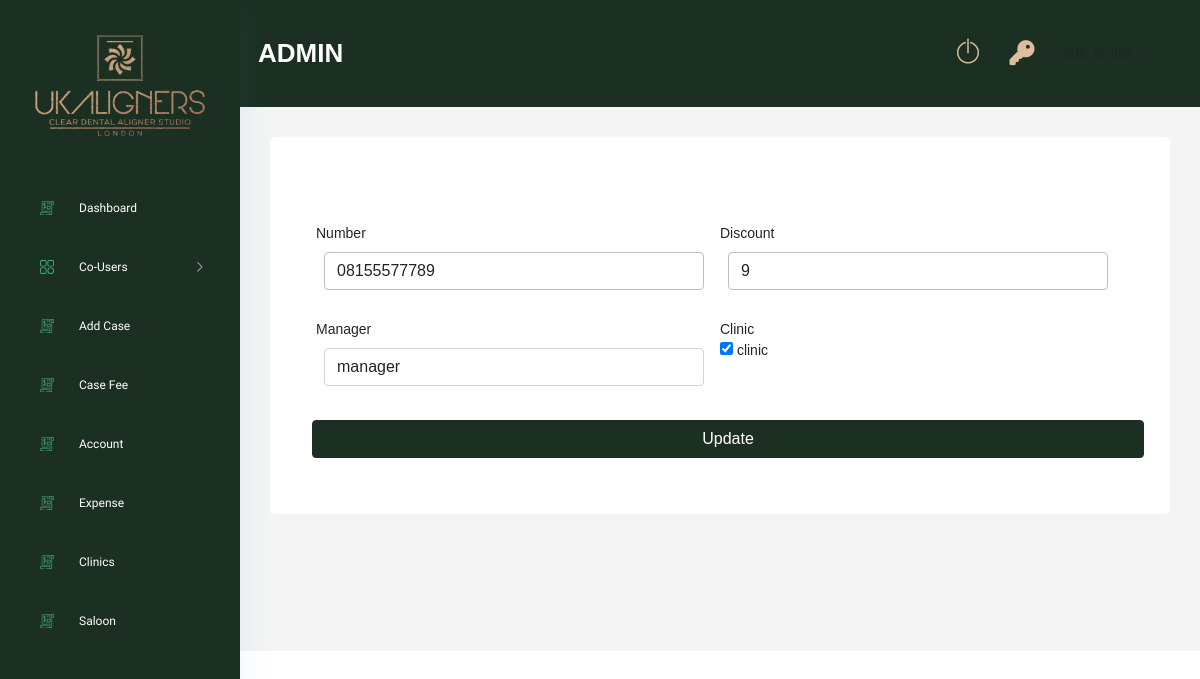
The page /edit-dentist/23/ (signed in) on the database as committed earlier.
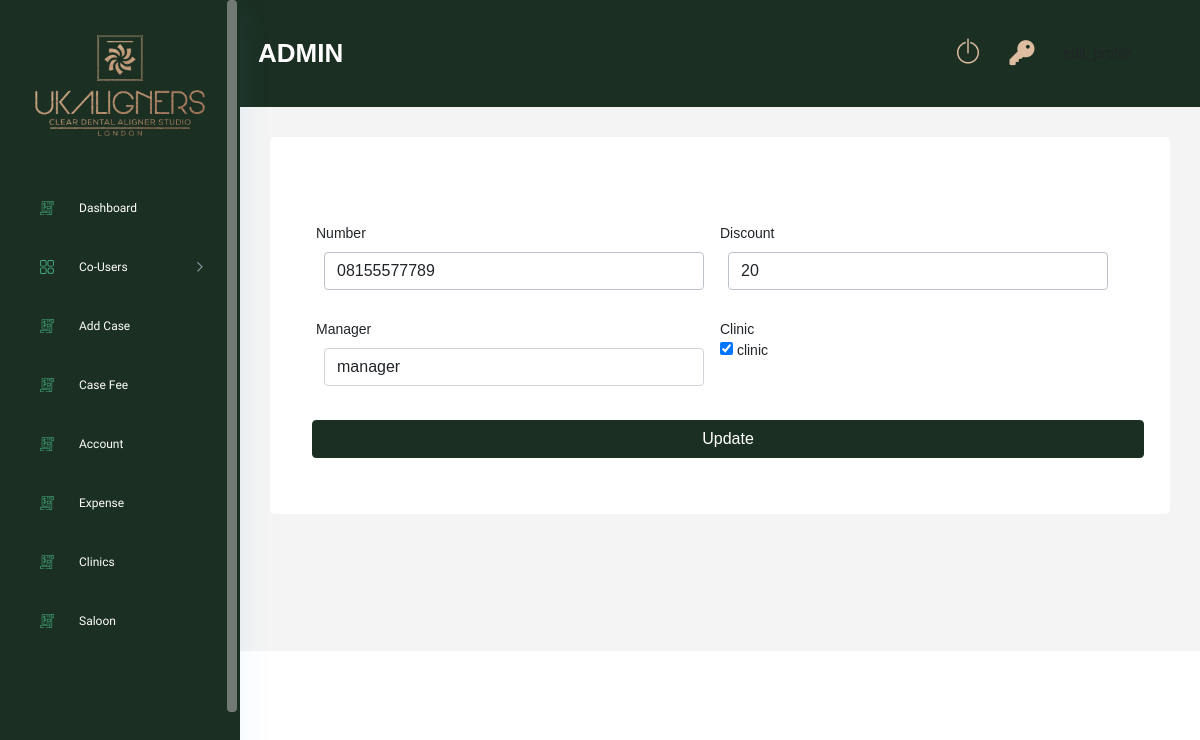
The same page on the database as committed later.
### DentistRoll/models.py (models this page shows, shortened)
class Dentist(models.Model):
    user                    = models.OneToOneField(Users, on_delete=models.CASCADE)
    surname                 = models.CharField(max_length=150,null=True,blank=True)
    number                  = models.CharField(max_length=150,null=True,blank=True)
    clinic                  = models.ManyToManyField(Clinic)
    manager                 = models.ForeignKey(Manager, on_delete=models.DO_NOTHING, null=True, blank=True)
    discount                = models.IntegerField(null=True, blank=True)
    class Meta:
        verbose_name_plural = "Dentists"

### AdminRoll/views.py (the view, shortened to what this page needs)
# urls.py: path('edit-dentist/<int:id>/',views.edit_dentist, name='edit_dentist'),
@login_required(login_url='login')
def edit_dentist(request,id):
    if request.user.is_admin:
        dentist_obj = Dentist.objects.get(id=id)
        form = DentistForm(instance=dentist_obj)
        context = {
            'dentist_obj':dentist_obj,
            'form':form
        }
        return render(request,'adminRoll/dentist_edit.html',context)
    else:
        return redirect('login')

### DentistRoll/forms.py
class DentistForm(ModelForm):
    clinic = forms.ModelMultipleChoiceField(
            queryset=Clinic.objects.all(),
            widget=forms.CheckboxSelectMultiple,
            required=False)
    class Meta:
        model = Dentist
        exclude = ('user','surname')

### ClinicRoll/models.py (called while the page is built)
    def __str__(self):
        return self.user.username

### ManagerRoll/models.py (called while the page is built)
    def __str__(self):
        return self.user.username

### AdminRoll/templates/adminRoll/dentist_edit.html (shortened to what this page needs)
{% extends 'base.html' %}
{% load static %}
{% block content %}
<div class="main_content_iner ">
    <div class="container-fluid p-0">
        <div class="row justify-content-center">
            <div class="col-lg-12">
                <div class="white_card card_height_100 mb_30">
                    <div class="white_card_header">
                    </div>
                    <div class="white_card_body">
                        <div class="card-body">
                            <form method="post" action="">{% csrf_token %}
                                <div class="row">
                                    <div class="row" id="more_flights">
                                        <div class="col-6">
                                            <div id="inputContainer">
                                                <br>
                                                <label>Number</label>
                                                <input type="text" {% if dentist_obj.number %} value="{{ dentist_obj.number }}" {% endif %} class="form-control m-2" placeholder="Contact number"
                                                    name="number">
                                            </div>
                                        </div>
                                        <div class="col-6">
                                            <div id="inputContainer">
                                                <br>
                                                <label>Discount</label>
                                                <input type="number" {% if dentist_obj.discount %} value="{{ dentist_obj.discount }}" {% endif %} class="form-control m-2" placeholder="Enter Discount in %"
                                                    name="discount">
                                            </div>
                                        </div>
                                    </div>
                                </div>
                                <div class="row">
                                    <div class="row" id="more_flights">
                                        <div class="col-6">
                                            <div id="inputContainer">
                                                <br>
                                                <label>Manager</label>
                                                {{form.manager}}
                                            </div>
                                        </div>
                                        <div class="col-6">
                                            <div id="inputContainer">
                                                <br>
                                                <label>Clinic</label>
                                                {{form.clinic}}
                                            </div>
                                        </div>
                                    </div>
                                    <button class="btn btn-primary mt-3 ms-2" type="submit" value="Create">Update
                                    </button>
                                </div>
                            </form>
                        </div>
                    </div>
                </div>
            </div>
        </div>
    </div>
</div>
{% endblock %}

Rows that differ between the two databases and show on the page:
changed Dentist "manager": discount "9" → "20"
